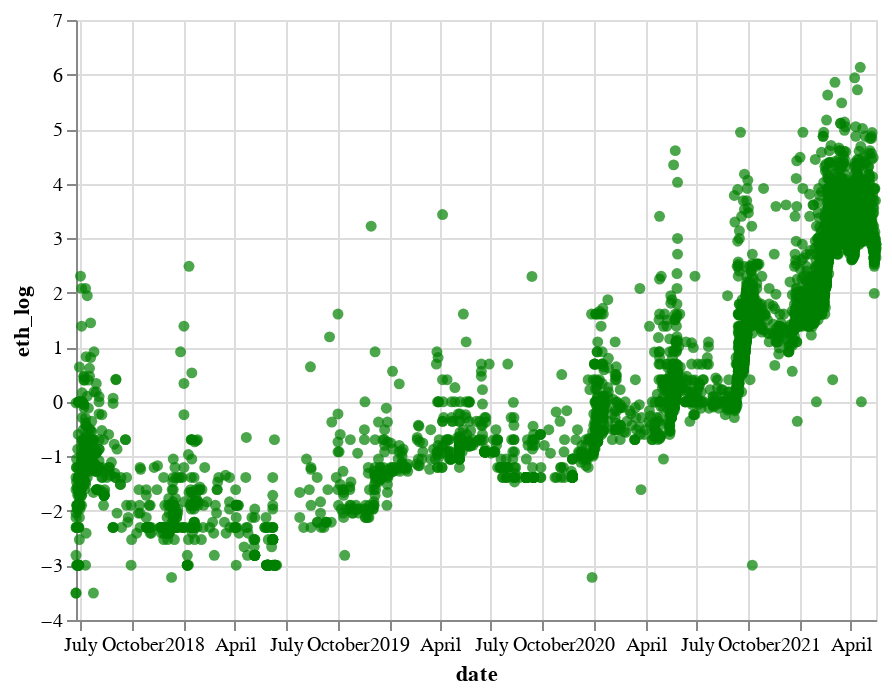

The cell this chart's notebook holds for it:
### Code cell
alt.Chart(sold).encode(x="date", y="eth_log").mark_circle(color="green")

### Figure 1 — Vega-Lite specification as saved in the notebook (floating-point values rounded to 4 significant figures; data arrays with more than 128 entries replaced by an {"elided": "..."} marker saying what was removed)
{"config": {"view": {"continuousWidth": 400, "continuousHeight": 300}}, "data": {"name": "data-2989c3eb2c93f4c55c382697f97c0bf3"}, "mark": {"type": "circle", "color": "green"}, "encoding": {"x": {"type": "temporal", "field": "date"}, "y": {"type": "quantitative", "field": "eth_log"}}, "$schema": "https://vega.github.io/schema/vega-lite/v4.8.1.json", "datasets": {"data-2989c3eb2c93f4c55c382697f97c0bf3": {"elided": "5000 records"}}}
